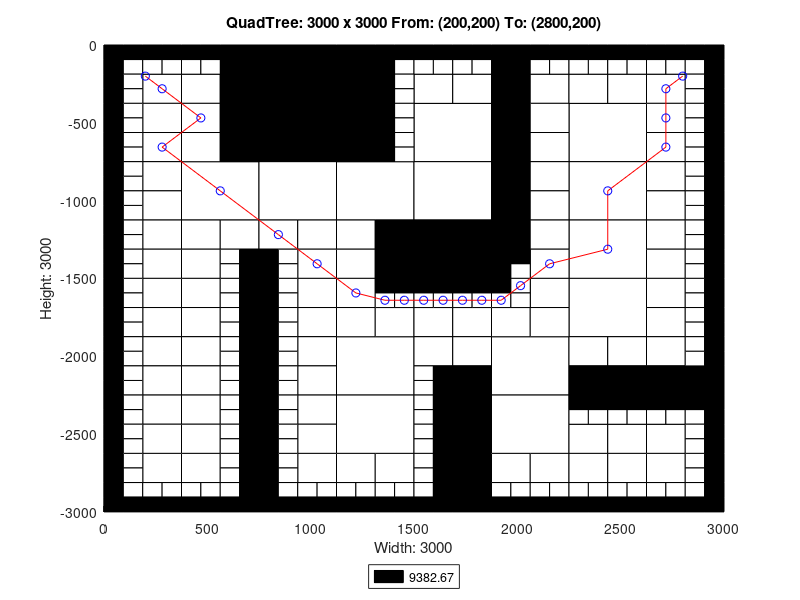

The MATLAB source for this figure:
axis([0 3000 -3000 0]);
title('QuadTree: 3000 x 3000 From: (200,200) To: (2800,200)');
xlabel('Width: 3000');
ylabel('Height: 3000');
rectangle('Position',[750 -375 375 375], 'FaceColor',[0 0 0]);
rectangle('Position',[750 -750 375 375], 'FaceColor',[0 0 0]);
rectangle('Position',[375 -1125 375 375], 'FaceColor',[1 1 1]);
rectangle('Position',[750 -1125 375 375], 'FaceColor',[1 1 1]);
rectangle('Position',[1125 -1125 375 375], 'FaceColor',[1 1 1]);
rectangle('Position',[1500 -750 375 375], 'FaceColor',[1 1 1]);
rectangle('Position',[2250 -750 375 375], 'FaceColor',[1 1 1]);
rectangle('Position',[1500 -1125 375 375], 'FaceColor',[1 1 1]);
rectangle('Position',[1500 -1500 375 375], 'FaceColor',[0 0 0]);
rectangle('Position',[2250 -1125 375 375], 'FaceColor',[1 1 1]);
rectangle('Position',[2250 -1500 375 375], 'FaceColor',[1 1 1]);
rectangle('Position',[1125 -2250 375 375], 'FaceColor',[1 1 1]);
rectangle('Position',[1125 -2625 375 375], 'FaceColor',[1 1 1]);
rectangle('Position',[1875 -2250 375 375], 'FaceColor',[1 1 1]);
rectangle('Position',[2250 -1875 375 375], 'FaceColor',[1 1 1]);
rectangle('Position',[1875 -2625 375 375], 'FaceColor',[1 1 1]);
rectangle('Position',[187.5 -375 187.5 187.5], 'FaceColor',[1 1 1]);
rectangle('Position',[562.5 -187.5 187.5 187.5], 'FaceColor',[0 0 0]);
rectangle('Position',[375 -375 187.5 187.5], 'FaceColor',[1 1 1]);
rectangle('Position',[562.5 -375 187.5 187.5], 'FaceColor',[0 0 0]);
rectangle('Position',[187.5 -562.5 187.5 187.5], 'FaceColor',[1 1 1]);
rectangle('Position',[187.5 -750 187.5 187.5], 'FaceColor',[1 1 1]);
rectangle('Position',[375 -562.5 187.5 187.5], 'FaceColor',[1 1 1]);
rectangle('Position',[562.5 -562.5 187.5 187.5], 'FaceColor',[0 0 0]);
rectangle('Position',[375 -750 187.5 187.5], 'FaceColor',[1 1 1]);
rectangle('Position',[562.5 -750 187.5 187.5], 'FaceColor',[0 0 0]);
rectangle('Position',[1125 -187.5 187.5 187.5], 'FaceColor',[0 0 0]);
rectangle('Position',[1125 -375 187.5 187.5], 'FaceColor',[0 0 0]);
rectangle('Position',[1125 -562.5 187.5 187.5], 'FaceColor',[0 0 0]);
rectangle('Position',[1125 -750 187.5 187.5], 'FaceColor',[0 0 0]);
rectangle('Position',[187.5 -937.5 187.5 187.5], 'FaceColor',[1 1 1]);
rectangle('Position',[187.5 -1125 187.5 187.5], 'FaceColor',[1 1 1]);
rectangle('Position',[187.5 -1312.5 187.5 187.5], 'FaceColor',[1 1 1]);
rectangle('Position',[187.5 -1500 187.5 187.5], 'FaceColor',[1 1 1]);
rectangle('Position',[375 -1312.5 187.5 187.5], 'FaceColor',[1 1 1]);
rectangle('Position',[562.5 -1312.5 187.5 187.5], 'FaceColor',[1 1 1]);
rectangle('Position',[375 -1500 187.5 187.5], 'FaceColor',[1 1 1]);
rectangle('Position',[750 -1312.5 187.5 187.5], 'FaceColor',[1 1 1]);
rectangle('Position',[937.5 -1312.5 187.5 187.5], 'FaceColor',[1 1 1]);
rectangle('Position',[937.5 -1500 187.5 187.5], 'FaceColor',[1 1 1]);
rectangle('Position',[1125 -1312.5 187.5 187.5], 'FaceColor',[1 1 1]);
rectangle('Position',[1312.5 -1312.5 187.5 187.5], 'FaceColor',[0 0 0]);
rectangle('Position',[1125 -1500 187.5 187.5], 'FaceColor',[1 1 1]);
rectangle('Position',[1312.5 -1500 187.5 187.5], 'FaceColor',[0 0 0]);
rectangle('Position',[1500 -375 187.5 187.5], 'FaceColor',[1 1 1]);
rectangle('Position',[1687.5 -375 187.5 187.5], 'FaceColor',[1 1 1]);
rectangle('Position',[1875 -187.5 187.5 187.5], 'FaceColor',[0 0 0]);
rectangle('Position',[1875 -375 187.5 187.5], 'FaceColor',[0 0 0]);
rectangle('Position',[2062.5 -375 187.5 187.5], 'FaceColor',[1 1 1]);
rectangle('Position',[1875 -562.5 187.5 187.5], 'FaceColor',[0 0 0]);
rectangle('Position',[2062.5 -562.5 187.5 187.5], 'FaceColor',[1 1 1]);
rectangle('Position',[1875 -750 187.5 187.5], 'FaceColor',[0 0 0]);
rectangle('Position',[2062.5 -750 187.5 187.5], 'FaceColor',[1 1 1]);
rectangle('Position',[2250 -375 187.5 187.5], 'FaceColor',[1 1 1]);
rectangle('Position',[2437.5 -375 187.5 187.5], 'FaceColor',[1 1 1]);
rectangle('Position',[2625 -375 187.5 187.5], 'FaceColor',[1 1 1]);
rectangle('Position',[2625 -562.5 187.5 187.5], 'FaceColor',[1 1 1]);
rectangle('Position',[2625 -750 187.5 187.5], 'FaceColor',[1 1 1]);
rectangle('Position',[1875 -937.5 187.5 187.5], 'FaceColor',[0 0 0]);
rectangle('Position',[2062.5 -937.5 187.5 187.5], 'FaceColor',[1 1 1]);
rectangle('Position',[1875 -1125 187.5 187.5], 'FaceColor',[0 0 0]);
rectangle('Position',[2062.5 -1125 187.5 187.5], 'FaceColor',[1 1 1]);
rectangle('Position',[1875 -1312.5 187.5 187.5], 'FaceColor',[0 0 0]);
rectangle('Position',[2062.5 -1312.5 187.5 187.5], 'FaceColor',[1 1 1]);
rectangle('Position',[2062.5 -1500 187.5 187.5], 'FaceColor',[1 1 1]);
rectangle('Position',[2625 -937.5 187.5 187.5], 'FaceColor',[1 1 1]);
rectangle('Position',[2625 -1125 187.5 187.5], 'FaceColor',[1 1 1]);
rectangle('Position',[2625 -1312.5 187.5 187.5], 'FaceColor',[1 1 1]);
rectangle('Position',[2625 -1500 187.5 187.5], 'FaceColor',[1 1 1]);
rectangle('Position',[187.5 -1687.5 187.5 187.5], 'FaceColor',[1 1 1]);
rectangle('Position',[187.5 -1875 187.5 187.5], 'FaceColor',[1 1 1]);
rectangle('Position',[375 -1687.5 187.5 187.5], 'FaceColor',[1 1 1]);
rectangle('Position',[375 -1875 187.5 187.5], 'FaceColor',[1 1 1]);
rectangle('Position',[187.5 -2062.5 187.5 187.5], 'FaceColor',[1 1 1]);
rectangle('Position',[187.5 -2250 187.5 187.5], 'FaceColor',[1 1 1]);
rectangle('Position',[375 -2062.5 187.5 187.5], 'FaceColor',[1 1 1]);
rectangle('Position',[375 -2250 187.5 187.5], 'FaceColor',[1 1 1]);
rectangle('Position',[937.5 -1687.5 187.5 187.5], 'FaceColor',[1 1 1]);
rectangle('Position',[937.5 -1875 187.5 187.5], 'FaceColor',[1 1 1]);
rectangle('Position',[1125 -1687.5 187.5 187.5], 'FaceColor',[1 1 1]);
rectangle('Position',[1125 -1875 187.5 187.5], 'FaceColor',[1 1 1]);
rectangle('Position',[1312.5 -1875 187.5 187.5], 'FaceColor',[1 1 1]);
rectangle('Position',[937.5 -2062.5 187.5 187.5], 'FaceColor',[1 1 1]);
rectangle('Position',[937.5 -2250 187.5 187.5], 'FaceColor',[1 1 1]);
rectangle('Position',[187.5 -2437.5 187.5 187.5], 'FaceColor',[1 1 1]);
rectangle('Position',[187.5 -2625 187.5 187.5], 'FaceColor',[1 1 1]);
rectangle('Position',[375 -2437.5 187.5 187.5], 'FaceColor',[1 1 1]);
rectangle('Position',[375 -2625 187.5 187.5], 'FaceColor',[1 1 1]);
rectangle('Position',[187.5 -2812.5 187.5 187.5], 'FaceColor',[1 1 1]);
rectangle('Position',[375 -2812.5 187.5 187.5], 'FaceColor',[1 1 1]);
rectangle('Position',[937.5 -2437.5 187.5 187.5], 'FaceColor',[1 1 1]);
rectangle('Position',[937.5 -2625 187.5 187.5], 'FaceColor',[1 1 1]);
rectangle('Position',[937.5 -2812.5 187.5 187.5], 'FaceColor',[1 1 1]);
rectangle('Position',[1125 -2812.5 187.5 187.5], 'FaceColor',[1 1 1]);
rectangle('Position',[1312.5 -2812.5 187.5 187.5], 'FaceColor',[1 1 1]);
rectangle('Position',[1500 -1875 187.5 187.5], 'FaceColor',[1 1 1]);
rectangle('Position',[1687.5 -1875 187.5 187.5], 'FaceColor',[1 1 1]);
rectangle('Position',[2062.5 -1687.5 187.5 187.5], 'FaceColor',[1 1 1]);
rectangle('Position',[1875 -1875 187.5 187.5], 'FaceColor',[1 1 1]);
rectangle('Position',[2062.5 -1875 187.5 187.5], 'FaceColor',[1 1 1]);
rectangle('Position',[1500 -2062.5 187.5 187.5], 'FaceColor',[1 1 1]);
rectangle('Position',[1687.5 -2062.5 187.5 187.5], 'FaceColor',[1 1 1]);
rectangle('Position',[1687.5 -2250 187.5 187.5], 'FaceColor',[0 0 0]);
rectangle('Position',[2625 -1687.5 187.5 187.5], 'FaceColor',[1 1 1]);
rectangle('Position',[2625 -1875 187.5 187.5], 'FaceColor',[1 1 1]);
rectangle('Position',[2250 -2062.5 187.5 187.5], 'FaceColor',[1 1 1]);
rectangle('Position',[2437.5 -2062.5 187.5 187.5], 'FaceColor',[1 1 1]);
rectangle('Position',[2250 -2250 187.5 187.5], 'FaceColor',[0 0 0]);
rectangle('Position',[2437.5 -2250 187.5 187.5], 'FaceColor',[0 0 0]);
rectangle('Position',[2625 -2062.5 187.5 187.5], 'FaceColor',[1 1 1]);
rectangle('Position',[2625 -2250 187.5 187.5], 'FaceColor',[0 0 0]);
rectangle('Position',[2812.5 -2250 187.5 187.5], 'FaceColor',[0 0 0]);
rectangle('Position',[1687.5 -2437.5 187.5 187.5], 'FaceColor',[0 0 0]);
rectangle('Position',[1687.5 -2625 187.5 187.5], 'FaceColor',[0 0 0]);
rectangle('Position',[1687.5 -2812.5 187.5 187.5], 'FaceColor',[0 0 0]);
rectangle('Position',[1687.5 -3000 187.5 187.5], 'FaceColor',[0 0 0]);
rectangle('Position',[1875 -2812.5 187.5 187.5], 'FaceColor',[1 1 1]);
rectangle('Position',[2062.5 -2812.5 187.5 187.5], 'FaceColor',[1 1 1]);
rectangle('Position',[2250 -2625 187.5 187.5], 'FaceColor',[1 1 1]);
rectangle('Position',[2437.5 -2625 187.5 187.5], 'FaceColor',[1 1 1]);
rectangle('Position',[2625 -2625 187.5 187.5], 'FaceColor',[1 1 1]);
rectangle('Position',[2250 -2812.5 187.5 187.5], 'FaceColor',[1 1 1]);
rectangle('Position',[2437.5 -2812.5 187.5 187.5], 'FaceColor',[1 1 1]);
rectangle('Position',[2625 -2812.5 187.5 187.5], 'FaceColor',[1 1 1]);
rectangle('Position',[0 -93.75 93.75 93.75], 'FaceColor',[0 0 0]);
rectangle('Position',[93.75 -93.75 93.75 93.75], 'FaceColor',[0 0 0]);
rectangle('Position',[0 -187.5 93.75 93.75], 'FaceColor',[0 0 0]);
rectangle('Position',[93.75 -187.5 93.75 93.75], 'FaceColor',[1 1 1]);
rectangle('Position',[187.5 -93.75 93.75 93.75], 'FaceColor',[0 0 0]);
rectangle('Position',[281.25 -93.75 93.75 93.75], 'FaceColor',[0 0 0]);
rectangle('Position',[187.5 -187.5 93.75 93.75], 'FaceColor',[1 1 1]);
rectangle('Position',[281.25 -187.5 93.75 93.75], 'FaceColor',[1 1 1]);
rectangle('Position',[0 -281.25 93.75 93.75], 'FaceColor',[0 0 0]);
rectangle('Position',[93.75 -281.25 93.75 93.75], 'FaceColor',[1 1 1]);
rectangle('Position',[0 -375 93.75 93.75], 'FaceColor',[0 0 0]);
rectangle('Position',[93.75 -375 93.75 93.75], 'FaceColor',[1 1 1]);
rectangle('Position',[375 -93.75 93.75 93.75], 'FaceColor',[0 0 0]);
rectangle('Position',[468.75 -93.75 93.75 93.75], 'FaceColor',[0 0 0]);
rectangle('Position',[375 -187.5 93.75 93.75], 'FaceColor',[1 1 1]);
rectangle('Position',[468.75 -187.5 93.75 93.75], 'FaceColor',[1 1 1]);
rectangle('Position',[0 -468.75 93.75 93.75], 'FaceColor',[0 0 0]);
rectangle('Position',[93.75 -468.75 93.75 93.75], 'FaceColor',[1 1 1]);
rectangle('Position',[0 -562.5 93.75 93.75], 'FaceColor',[0 0 0]);
rectangle('Position',[93.75 -562.5 93.75 93.75], 'FaceColor',[1 1 1]);
rectangle('Position',[0 -656.25 93.75 93.75], 'FaceColor',[0 0 0]);
rectangle('Position',[93.75 -656.25 93.75 93.75], 'FaceColor',[1 1 1]);
rectangle('Position',[0 -750 93.75 93.75], 'FaceColor',[0 0 0]);
rectangle('Position',[93.75 -750 93.75 93.75], 'FaceColor',[1 1 1]);
rectangle('Position',[1312.5 -93.75 93.75 93.75], 'FaceColor',[0 0 0]);
rectangle('Position',[1406.25 -93.75 93.75 93.75], 'FaceColor',[0 0 0]);
rectangle('Position',[1312.5 -187.5 93.75 93.75], 'FaceColor',[0 0 0]);
rectangle('Position',[1406.25 -187.5 93.75 93.75], 'FaceColor',[1 1 1]);
rectangle('Position',[1312.5 -281.25 93.75 93.75], 'FaceColor',[0 0 0]);
rectangle('Position',[1406.25 -281.25 93.75 93.75], 'FaceColor',[1 1 1]);
rectangle('Position',[1312.5 -375 93.75 93.75], 'FaceColor',[0 0 0]);
rectangle('Position',[1406.25 -375 93.75 93.75], 'FaceColor',[1 1 1]);
rectangle('Position',[1312.5 -468.75 93.75 93.75], 'FaceColor',[0 0 0]);
rectangle('Position',[1406.25 -468.75 93.75 93.75], 'FaceColor',[1 1 1]);
rectangle('Position',[1312.5 -562.5 93.75 93.75], 'FaceColor',[0 0 0]);
rectangle('Position',[1406.25 -562.5 93.75 93.75], 'FaceColor',[1 1 1]);
rectangle('Position',[1312.5 -656.25 93.75 93.75], 'FaceColor',[0 0 0]);
rectangle('Position',[1406.25 -656.25 93.75 93.75], 'FaceColor',[1 1 1]);
rectangle('Position',[1312.5 -750 93.75 93.75], 'FaceColor',[0 0 0]);
rectangle('Position',[1406.25 -750 93.75 93.75], 'FaceColor',[1 1 1]);
rectangle('Position',[0 -843.75 93.75 93.75], 'FaceColor',[0 0 0]);
rectangle('Position',[93.75 -843.75 93.75 93.75], 'FaceColor',[1 1 1]);
rectangle('Position',[0 -937.5 93.75 93.75], 'FaceColor',[0 0 0]);
rectangle('Position',[93.75 -937.5 93.75 93.75], 'FaceColor',[1 1 1]);
rectangle('Position',[0 -1031.25 93.75 93.75], 'FaceColor',[0 0 0]);
rectangle('Position',[93.75 -1031.25 93.75 93.75], 'FaceColor',[1 1 1]);
rectangle('Position',[0 -1125 93.75 93.75], 'FaceColor',[0 0 0]);
rectangle('Position',[93.75 -1125 93.75 93.75], 'FaceColor',[1 1 1]);
rectangle('Position',[0 -1218.75 93.75 93.75], 'FaceColor',[0 0 0]);
rectangle('Position',[93.75 -1218.75 93.75 93.75], 'FaceColor',[1 1 1]);
rectangle('Position',[0 -1312.5 93.75 93.75], 'FaceColor',[0 0 0]);
rectangle('Position',[93.75 -1312.5 93.75 93.75], 'FaceColor',[1 1 1]);
rectangle('Position',[0 -1406.25 93.75 93.75], 'FaceColor',[0 0 0]);
rectangle('Position',[93.75 -1406.25 93.75 93.75], 'FaceColor',[1 1 1]);
rectangle('Position',[0 -1500 93.75 93.75], 'FaceColor',[0 0 0]);
rectangle('Position',[93.75 -1500 93.75 93.75], 'FaceColor',[1 1 1]);
rectangle('Position',[562.5 -1406.25 93.75 93.75], 'FaceColor',[1 1 1]);
rectangle('Position',[656.25 -1406.25 93.75 93.75], 'FaceColor',[0 0 0]);
rectangle('Position',[562.5 -1500 93.75 93.75], 'FaceColor',[1 1 1]);
rectangle('Position',[656.25 -1500 93.75 93.75], 'FaceColor',[0 0 0]);
rectangle('Position',[750 -1406.25 93.75 93.75], 'FaceColor',[0 0 0]);
rectangle('Position',[843.75 -1406.25 93.75 93.75], 'FaceColor',[1 1 1]);
rectangle('Position',[750 -1500 93.75 93.75], 'FaceColor',[0 0 0]);
rectangle('Position',[843.75 -1500 93.75 93.75], 'FaceColor',[1 1 1]);
rectangle('Position',[1500 -93.75 93.75 93.75], 'FaceColor',[0 0 0]);
rectangle('Position',[1593.75 -93.75 93.75 93.75], 'FaceColor',[0 0 0]);
rectangle('Position',[1500 -187.5 93.75 93.75], 'FaceColor',[1 1 1]);
rectangle('Position',[1593.75 -187.5 93.75 93.75], 'FaceColor',[1 1 1]);
rectangle('Position',[1687.5 -93.75 93.75 93.75], 'FaceColor',[0 0 0]);
rectangle('Position',[1781.25 -93.75 93.75 93.75], 'FaceColor',[0 0 0]);
rectangle('Position',[1687.5 -187.5 93.75 93.75], 'FaceColor',[1 1 1]);
rectangle('Position',[1781.25 -187.5 93.75 93.75], 'FaceColor',[1 1 1]);
rectangle('Position',[2062.5 -93.75 93.75 93.75], 'FaceColor',[0 0 0]);
rectangle('Position',[2156.25 -93.75 93.75 93.75], 'FaceColor',[0 0 0]);
rectangle('Position',[2062.5 -187.5 93.75 93.75], 'FaceColor',[1 1 1]);
rectangle('Position',[2156.25 -187.5 93.75 93.75], 'FaceColor',[1 1 1]);
rectangle('Position',[2250 -93.75 93.75 93.75], 'FaceColor',[0 0 0]);
rectangle('Position',[2343.75 -93.75 93.75 93.75], 'FaceColor',[0 0 0]);
rectangle('Position',[2250 -187.5 93.75 93.75], 'FaceColor',[1 1 1]);
rectangle('Position',[2343.75 -187.5 93.75 93.75], 'FaceColor',[1 1 1]);
rectangle('Position',[2437.5 -93.75 93.75 93.75], 'FaceColor',[0 0 0]);
rectangle('Position',[2531.25 -93.75 93.75 93.75], 'FaceColor',[0 0 0]);
rectangle('Position',[2437.5 -187.5 93.75 93.75], 'FaceColor',[1 1 1]);
rectangle('Position',[2531.25 -187.5 93.75 93.75], 'FaceColor',[1 1 1]);
rectangle('Position',[2625 -93.75 93.75 93.75], 'FaceColor',[0 0 0]);
rectangle('Position',[2718.75 -93.75 93.75 93.75], 'FaceColor',[0 0 0]);
rectangle('Position',[2625 -187.5 93.75 93.75], 'FaceColor',[1 1 1]);
rectangle('Position',[2718.75 -187.5 93.75 93.75], 'FaceColor',[1 1 1]);
rectangle('Position',[2812.5 -93.75 93.75 93.75], 'FaceColor',[0 0 0]);
rectangle('Position',[2906.25 -93.75 93.75 93.75], 'FaceColor',[0 0 0]);
rectangle('Position',[2812.5 -187.5 93.75 93.75], 'FaceColor',[1 1 1]);
rectangle('Position',[2906.25 -187.5 93.75 93.75], 'FaceColor',[0 0 0]);
rectangle('Position',[2812.5 -281.25 93.75 93.75], 'FaceColor',[1 1 1]);
rectangle('Position',[2906.25 -281.25 93.75 93.75], 'FaceColor',[0 0 0]);
rectangle('Position',[2812.5 -375 93.75 93.75], 'FaceColor',[1 1 1]);
rectangle('Position',[2906.25 -375 93.75 93.75], 'FaceColor',[0 0 0]);
rectangle('Position',[2812.5 -468.75 93.75 93.75], 'FaceColor',[1 1 1]);
rectangle('Position',[2906.25 -468.75 93.75 93.75], 'FaceColor',[0 0 0]);
rectangle('Position',[2812.5 -562.5 93.75 93.75], 'FaceColor',[1 1 1]);
rectangle('Position',[2906.25 -562.5 93.75 93.75], 'FaceColor',[0 0 0]);
rectangle('Position',[2812.5 -656.25 93.75 93.75], 'FaceColor',[1 1 1]);
rectangle('Position',[2906.25 -656.25 93.75 93.75], 'FaceColor',[0 0 0]);
rectangle('Position',[2812.5 -750 93.75 93.75], 'FaceColor',[1 1 1]);
rectangle('Position',[2906.25 -750 93.75 93.75], 'FaceColor',[0 0 0]);
rectangle('Position',[1875 -1406.25 93.75 93.75], 'FaceColor',[0 0 0]);
rectangle('Position',[1968.75 -1406.25 93.75 93.75], 'FaceColor',[0 0 0]);
rectangle('Position',[1875 -1500 93.75 93.75], 'FaceColor',[0 0 0]);
rectangle('Position',[1968.75 -1500 93.75 93.75], 'FaceColor',[1 1 1]);
rectangle('Position',[2812.5 -843.75 93.75 93.75], 'FaceColor',[1 1 1]);
rectangle('Position',[2906.25 -843.75 93.75 93.75], 'FaceColor',[0 0 0]);
rectangle('Position',[2812.5 -937.5 93.75 93.75], 'FaceColor',[1 1 1]);
rectangle('Position',[2906.25 -937.5 93.75 93.75], 'FaceColor',[0 0 0]);
rectangle('Position',[2812.5 -1031.25 93.75 93.75], 'FaceColor',[1 1 1]);
rectangle('Position',[2906.25 -1031.25 93.75 93.75], 'FaceColor',[0 0 0]);
rectangle('Position',[2812.5 -1125 93.75 93.75], 'FaceColor',[1 1 1]);
rectangle('Position',[2906.25 -1125 93.75 93.75], 'FaceColor',[0 0 0]);
rectangle('Position',[2812.5 -1218.75 93.75 93.75], 'FaceColor',[1 1 1]);
rectangle('Position',[2906.25 -1218.75 93.75 93.75], 'FaceColor',[0 0 0]);
rectangle('Position',[2812.5 -1312.5 93.75 93.75], 'FaceColor',[1 1 1]);
rectangle('Position',[2906.25 -1312.5 93.75 93.75], 'FaceColor',[0 0 0]);
rectangle('Position',[2812.5 -1406.25 93.75 93.75], 'FaceColor',[1 1 1]);
rectangle('Position',[2906.25 -1406.25 93.75 93.75], 'FaceColor',[0 0 0]);
rectangle('Position',[2812.5 -1500 93.75 93.75], 'FaceColor',[1 1 1]);
rectangle('Position',[2906.25 -1500 93.75 93.75], 'FaceColor',[0 0 0]);
rectangle('Position',[0 -1593.75 93.75 93.75], 'FaceColor',[0 0 0]);
rectangle('Position',[93.75 -1593.75 93.75 93.75], 'FaceColor',[1 1 1]);
rectangle('Position',[0 -1687.5 93.75 93.75], 'FaceColor',[0 0 0]);
rectangle('Position',[93.75 -1687.5 93.75 93.75], 'FaceColor',[1 1 1]);
rectangle('Position',[0 -1781.25 93.75 93.75], 'FaceColor',[0 0 0]);
rectangle('Position',[93.75 -1781.25 93.75 93.75], 'FaceColor',[1 1 1]);
rectangle('Position',[0 -1875 93.75 93.75], 'FaceColor',[0 0 0]);
rectangle('Position',[93.75 -1875 93.75 93.75], 'FaceColor',[1 1 1]);
rectangle('Position',[562.5 -1593.75 93.75 93.75], 'FaceColor',[1 1 1]);
rectangle('Position',[656.25 -1593.75 93.75 93.75], 'FaceColor',[0 0 0]);
rectangle('Position',[562.5 -1687.5 93.75 93.75], 'FaceColor',[1 1 1]);
rectangle('Position',[656.25 -1687.5 93.75 93.75], 'FaceColor',[0 0 0]);
rectangle('Position',[562.5 -1781.25 93.75 93.75], 'FaceColor',[1 1 1]);
rectangle('Position',[656.25 -1781.25 93.75 93.75], 'FaceColor',[0 0 0]);
rectangle('Position',[562.5 -1875 93.75 93.75], 'FaceColor',[1 1 1]);
rectangle('Position',[656.25 -1875 93.75 93.75], 'FaceColor',[0 0 0]);
rectangle('Position',[0 -1968.75 93.75 93.75], 'FaceColor',[0 0 0]);
rectangle('Position',[93.75 -1968.75 93.75 93.75], 'FaceColor',[1 1 1]);
rectangle('Position',[0 -2062.5 93.75 93.75], 'FaceColor',[0 0 0]);
rectangle('Position',[93.75 -2062.5 93.75 93.75], 'FaceColor',[1 1 1]);
rectangle('Position',[0 -2156.25 93.75 93.75], 'FaceColor',[0 0 0]);
rectangle('Position',[93.75 -2156.25 93.75 93.75], 'FaceColor',[1 1 1]);
rectangle('Position',[0 -2250 93.75 93.75], 'FaceColor',[0 0 0]);
rectangle('Position',[93.75 -2250 93.75 93.75], 'FaceColor',[1 1 1]);
rectangle('Position',[562.5 -1968.75 93.75 93.75], 'FaceColor',[1 1 1]);
rectangle('Position',[656.25 -1968.75 93.75 93.75], 'FaceColor',[0 0 0]);
rectangle('Position',[562.5 -2062.5 93.75 93.75], 'FaceColor',[1 1 1]);
rectangle('Position',[656.25 -2062.5 93.75 93.75], 'FaceColor',[0 0 0]);
rectangle('Position',[562.5 -2156.25 93.75 93.75], 'FaceColor',[1 1 1]);
rectangle('Position',[656.25 -2156.25 93.75 93.75], 'FaceColor',[0 0 0]);
rectangle('Position',[562.5 -2250 93.75 93.75], 'FaceColor',[1 1 1]);
rectangle('Position',[656.25 -2250 93.75 93.75], 'FaceColor',[0 0 0]);
rectangle('Position',[750 -1593.75 93.75 93.75], 'FaceColor',[0 0 0]);
rectangle('Position',[843.75 -1593.75 93.75 93.75], 'FaceColor',[1 1 1]);
rectangle('Position',[750 -1687.5 93.75 93.75], 'FaceColor',[0 0 0]);
rectangle('Position',[843.75 -1687.5 93.75 93.75], 'FaceColor',[1 1 1]);
rectangle('Position',[750 -1781.25 93.75 93.75], 'FaceColor',[0 0 0]);
rectangle('Position',[843.75 -1781.25 93.75 93.75], 'FaceColor',[1 1 1]);
rectangle('Position',[750 -1875 93.75 93.75], 'FaceColor',[0 0 0]);
rectangle('Position',[843.75 -1875 93.75 93.75], 'FaceColor',[1 1 1]);
rectangle('Position',[1312.5 -1593.75 93.75 93.75], 'FaceColor',[0 0 0]);
rectangle('Position',[1406.25 -1593.75 93.75 93.75], 'FaceColor',[0 0 0]);
rectangle('Position',[1312.5 -1687.5 93.75 93.75], 'FaceColor',[1 1 1]);
rectangle('Position',[1406.25 -1687.5 93.75 93.75], 'FaceColor',[1 1 1]);
rectangle('Position',[750 -1968.75 93.75 93.75], 'FaceColor',[0 0 0]);
rectangle('Position',[843.75 -1968.75 93.75 93.75], 'FaceColor',[1 1 1]);
rectangle('Position',[750 -2062.5 93.75 93.75], 'FaceColor',[0 0 0]);
rectangle('Position',[843.75 -2062.5 93.75 93.75], 'FaceColor',[1 1 1]);
rectangle('Position',[750 -2156.25 93.75 93.75], 'FaceColor',[0 0 0]);
rectangle('Position',[843.75 -2156.25 93.75 93.75], 'FaceColor',[1 1 1]);
rectangle('Position',[750 -2250 93.75 93.75], 'FaceColor',[0 0 0]);
rectangle('Position',[843.75 -2250 93.75 93.75], 'FaceColor',[1 1 1]);
rectangle('Position',[0 -2343.75 93.75 93.75], 'FaceColor',[0 0 0]);
rectangle('Position',[93.75 -2343.75 93.75 93.75], 'FaceColor',[1 1 1]);
rectangle('Position',[0 -2437.5 93.75 93.75], 'FaceColor',[0 0 0]);
rectangle('Position',[93.75 -2437.5 93.75 93.75], 'FaceColor',[1 1 1]);
rectangle('Position',[0 -2531.25 93.75 93.75], 'FaceColor',[0 0 0]);
rectangle('Position',[93.75 -2531.25 93.75 93.75], 'FaceColor',[1 1 1]);
rectangle('Position',[0 -2625 93.75 93.75], 'FaceColor',[0 0 0]);
rectangle('Position',[93.75 -2625 93.75 93.75], 'FaceColor',[1 1 1]);
rectangle('Position',[562.5 -2343.75 93.75 93.75], 'FaceColor',[1 1 1]);
rectangle('Position',[656.25 -2343.75 93.75 93.75], 'FaceColor',[0 0 0]);
rectangle('Position',[562.5 -2437.5 93.75 93.75], 'FaceColor',[1 1 1]);
rectangle('Position',[656.25 -2437.5 93.75 93.75], 'FaceColor',[0 0 0]);
rectangle('Position',[562.5 -2531.25 93.75 93.75], 'FaceColor',[1 1 1]);
rectangle('Position',[656.25 -2531.25 93.75 93.75], 'FaceColor',[0 0 0]);
rectangle('Position',[562.5 -2625 93.75 93.75], 'FaceColor',[1 1 1]);
rectangle('Position',[656.25 -2625 93.75 93.75], 'FaceColor',[0 0 0]);
rectangle('Position',[0 -2718.75 93.75 93.75], 'FaceColor',[0 0 0]);
rectangle('Position',[93.75 -2718.75 93.75 93.75], 'FaceColor',[1 1 1]);
rectangle('Position',[0 -2812.5 93.75 93.75], 'FaceColor',[0 0 0]);
rectangle('Position',[93.75 -2812.5 93.75 93.75], 'FaceColor',[1 1 1]);
rectangle('Position',[0 -2906.25 93.75 93.75], 'FaceColor',[0 0 0]);
rectangle('Position',[93.75 -2906.25 93.75 93.75], 'FaceColor',[1 1 1]);
rectangle('Position',[0 -3000 93.75 93.75], 'FaceColor',[0 0 0]);
rectangle('Position',[93.75 -3000 93.75 93.75], 'FaceColor',[0 0 0]);
rectangle('Position',[187.5 -2906.25 93.75 93.75], 'FaceColor',[1 1 1]);
rectangle('Position',[281.25 -2906.25 93.75 93.75], 'FaceColor',[1 1 1]);
rectangle('Position',[187.5 -3000 93.75 93.75], 'FaceColor',[0 0 0]);
rectangle('Position',[281.25 -3000 93.75 93.75], 'FaceColor',[0 0 0]);
rectangle('Position',[562.5 -2718.75 93.75 93.75], 'FaceColor',[1 1 1]);
rectangle('Position',[656.25 -2718.75 93.75 93.75], 'FaceColor',[0 0 0]);
rectangle('Position',[562.5 -2812.5 93.75 93.75], 'FaceColor',[1 1 1]);
rectangle('Position',[656.25 -2812.5 93.75 93.75], 'FaceColor',[0 0 0]);
rectangle('Position',[375 -2906.25 93.75 93.75], 'FaceColor',[1 1 1]);
rectangle('Position',[468.75 -2906.25 93.75 93.75], 'FaceColor',[1 1 1]);
rectangle('Position',[375 -3000 93.75 93.75], 'FaceColor',[0 0 0]);
rectangle('Position',[468.75 -3000 93.75 93.75], 'FaceColor',[0 0 0]);
rectangle('Position',[562.5 -2906.25 93.75 93.75], 'FaceColor',[1 1 1]);
rectangle('Position',[656.25 -2906.25 93.75 93.75], 'FaceColor',[0 0 0]);
rectangle('Position',[562.5 -3000 93.75 93.75], 'FaceColor',[0 0 0]);
rectangle('Position',[656.25 -3000 93.75 93.75], 'FaceColor',[0 0 0]);
rectangle('Position',[750 -2343.75 93.75 93.75], 'FaceColor',[0 0 0]);
rectangle('Position',[843.75 -2343.75 93.75 93.75], 'FaceColor',[1 1 1]);
rectangle('Position',[750 -2437.5 93.75 93.75], 'FaceColor',[0 0 0]);
rectangle('Position',[843.75 -2437.5 93.75 93.75], 'FaceColor',[1 1 1]);
rectangle('Position',[750 -2531.25 93.75 93.75], 'FaceColor',[0 0 0]);
rectangle('Position',[843.75 -2531.25 93.75 93.75], 'FaceColor',[1 1 1]);
rectangle('Position',[750 -2625 93.75 93.75], 'FaceColor',[0 0 0]);
rectangle('Position',[843.75 -2625 93.75 93.75], 'FaceColor',[1 1 1]);
rectangle('Position',[750 -2718.75 93.75 93.75], 'FaceColor',[0 0 0]);
rectangle('Position',[843.75 -2718.75 93.75 93.75], 'FaceColor',[1 1 1]);
rectangle('Position',[750 -2812.5 93.75 93.75], 'FaceColor',[0 0 0]);
rectangle('Position',[843.75 -2812.5 93.75 93.75], 'FaceColor',[1 1 1]);
rectangle('Position',[750 -2906.25 93.75 93.75], 'FaceColor',[0 0 0]);
rectangle('Position',[843.75 -2906.25 93.75 93.75], 'FaceColor',[1 1 1]);
rectangle('Position',[750 -3000 93.75 93.75], 'FaceColor',[0 0 0]);
rectangle('Position',[843.75 -3000 93.75 93.75], 'FaceColor',[0 0 0]);
rectangle('Position',[937.5 -2906.25 93.75 93.75], 'FaceColor',[1 1 1]);
rectangle('Position',[1031.25 -2906.25 93.75 93.75], 'FaceColor',[1 1 1]);
rectangle('Position',[937.5 -3000 93.75 93.75], 'FaceColor',[0 0 0]);
rectangle('Position',[1031.25 -3000 93.75 93.75], 'FaceColor',[0 0 0]);
rectangle('Position',[1125 -2906.25 93.75 93.75], 'FaceColor',[1 1 1]);
rectangle('Position',[1218.75 -2906.25 93.75 93.75], 'FaceColor',[1 1 1]);
rectangle('Position',[1125 -3000 93.75 93.75], 'FaceColor',[0 0 0]);
rectangle('Position',[1218.75 -3000 93.75 93.75], 'FaceColor',[0 0 0]);
rectangle('Position',[1312.5 -2906.25 93.75 93.75], 'FaceColor',[1 1 1]);
rectangle('Position',[1406.25 -2906.25 93.75 93.75], 'FaceColor',[1 1 1]);
rectangle('Position',[1312.5 -3000 93.75 93.75], 'FaceColor',[0 0 0]);
rectangle('Position',[1406.25 -3000 93.75 93.75], 'FaceColor',[0 0 0]);
rectangle('Position',[1500 -1593.75 93.75 93.75], 'FaceColor',[0 0 0]);
rectangle('Position',[1593.75 -1593.75 93.75 93.75], 'FaceColor',[0 0 0]);
rectangle('Position',[1500 -1687.5 93.75 93.75], 'FaceColor',[1 1 1]);
rectangle('Position',[1593.75 -1687.5 93.75 93.75], 'FaceColor',[1 1 1]);
rectangle('Position',[1687.5 -1593.75 93.75 93.75], 'FaceColor',[0 0 0]);
rectangle('Position',[1781.25 -1593.75 93.75 93.75], 'FaceColor',[0 0 0]);
rectangle('Position',[1687.5 -1687.5 93.75 93.75], 'FaceColor',[1 1 1]);
rectangle('Position',[1781.25 -1687.5 93.75 93.75], 'FaceColor',[1 1 1]);
rectangle('Position',[1875 -1593.75 93.75 93.75], 'FaceColor',[0 0 0]);
rectangle('Position',[1968.75 -1593.75 93.75 93.75], 'FaceColor',[1 1 1]);
rectangle('Position',[1875 -1687.5 93.75 93.75], 'FaceColor',[1 1 1]);
rectangle('Position',[1968.75 -1687.5 93.75 93.75], 'FaceColor',[1 1 1]);
rectangle('Position',[1500 -2156.25 93.75 93.75], 'FaceColor',[1 1 1]);
rectangle('Position',[1593.75 -2156.25 93.75 93.75], 'FaceColor',[0 0 0]);
rectangle('Position',[1500 -2250 93.75 93.75], 'FaceColor',[1 1 1]);
rectangle('Position',[1593.75 -2250 93.75 93.75], 'FaceColor',[0 0 0]);
rectangle('Position',[2812.5 -1593.75 93.75 93.75], 'FaceColor',[1 1 1]);
rectangle('Position',[2906.25 -1593.75 93.75 93.75], 'FaceColor',[0 0 0]);
rectangle('Position',[2812.5 -1687.5 93.75 93.75], 'FaceColor',[1 1 1]);
rectangle('Position',[2906.25 -1687.5 93.75 93.75], 'FaceColor',[0 0 0]);
rectangle('Position',[2812.5 -1781.25 93.75 93.75], 'FaceColor',[1 1 1]);
rectangle('Position',[2906.25 -1781.25 93.75 93.75], 'FaceColor',[0 0 0]);
rectangle('Position',[2812.5 -1875 93.75 93.75], 'FaceColor',[1 1 1]);
rectangle('Position',[2906.25 -1875 93.75 93.75], 'FaceColor',[0 0 0]);
rectangle('Position',[2812.5 -1968.75 93.75 93.75], 'FaceColor',[1 1 1]);
rectangle('Position',[2906.25 -1968.75 93.75 93.75], 'FaceColor',[0 0 0]);
rectangle('Position',[2812.5 -2062.5 93.75 93.75], 'FaceColor',[1 1 1]);
rectangle('Position',[2906.25 -2062.5 93.75 93.75], 'FaceColor',[0 0 0]);
rectangle('Position',[1500 -2343.75 93.75 93.75], 'FaceColor',[1 1 1]);
rectangle('Position',[1593.75 -2343.75 93.75 93.75], 'FaceColor',[0 0 0]);
rectangle('Position',[1500 -2437.5 93.75 93.75], 'FaceColor',[1 1 1]);
rectangle('Position',[1593.75 -2437.5 93.75 93.75], 'FaceColor',[0 0 0]);
rectangle('Position',[1500 -2531.25 93.75 93.75], 'FaceColor',[1 1 1]);
rectangle('Position',[1593.75 -2531.25 93.75 93.75], 'FaceColor',[0 0 0]);
rectangle('Position',[1500 -2625 93.75 93.75], 'FaceColor',[1 1 1]);
rectangle('Position',[1593.75 -2625 93.75 93.75], 'FaceColor',[0 0 0]);
rectangle('Position',[1500 -2718.75 93.75 93.75], 'FaceColor',[1 1 1]);
rectangle('Position',[1593.75 -2718.75 93.75 93.75], 'FaceColor',[0 0 0]);
rectangle('Position',[1500 -2812.5 93.75 93.75], 'FaceColor',[1 1 1]);
rectangle('Position',[1593.75 -2812.5 93.75 93.75], 'FaceColor',[0 0 0]);
rectangle('Position',[1500 -2906.25 93.75 93.75], 'FaceColor',[1 1 1]);
rectangle('Position',[1593.75 -2906.25 93.75 93.75], 'FaceColor',[0 0 0]);
rectangle('Position',[1500 -3000 93.75 93.75], 'FaceColor',[0 0 0]);
rectangle('Position',[1593.75 -3000 93.75 93.75], 'FaceColor',[0 0 0]);
rectangle('Position',[1875 -2906.25 93.75 93.75], 'FaceColor',[1 1 1]);
rectangle('Position',[1968.75 -2906.25 93.75 93.75], 'FaceColor',[1 1 1]);
rectangle('Position',[1875 -3000 93.75 93.75], 'FaceColor',[0 0 0]);
rectangle('Position',[1968.75 -3000 93.75 93.75], 'FaceColor',[0 0 0]);
rectangle('Position',[2062.5 -2906.25 93.75 93.75], 'FaceColor',[1 1 1]);
rectangle('Position',[2156.25 -2906.25 93.75 93.75], 'FaceColor',[1 1 1]);
rectangle('Position',[2062.5 -3000 93.75 93.75], 'FaceColor',[0 0 0]);
rectangle('Position',[2156.25 -3000 93.75 93.75], 'FaceColor',[0 0 0]);
rectangle('Position',[2250 -2343.75 93.75 93.75], 'FaceColor',[0 0 0]);
rectangle('Position',[2343.75 -2343.75 93.75 93.75], 'FaceColor',[0 0 0]);
rectangle('Position',[2250 -2437.5 93.75 93.75], 'FaceColor',[1 1 1]);
rectangle('Position',[2343.75 -2437.5 93.75 93.75], 'FaceColor',[1 1 1]);
rectangle('Position',[2437.5 -2343.75 93.75 93.75], 'FaceColor',[0 0 0]);
rectangle('Position',[2531.25 -2343.75 93.75 93.75], 'FaceColor',[0 0 0]);
rectangle('Position',[2437.5 -2437.5 93.75 93.75], 'FaceColor',[1 1 1]);
rectangle('Position',[2531.25 -2437.5 93.75 93.75], 'FaceColor',[1 1 1]);
rectangle('Position',[2625 -2343.75 93.75 93.75], 'FaceColor',[0 0 0]);
rectangle('Position',[2718.75 -2343.75 93.75 93.75], 'FaceColor',[0 0 0]);
rectangle('Position',[2625 -2437.5 93.75 93.75], 'FaceColor',[1 1 1]);
rectangle('Position',[2718.75 -2437.5 93.75 93.75], 'FaceColor',[1 1 1]);
rectangle('Position',[2812.5 -2343.75 93.75 93.75], 'FaceColor',[0 0 0]);
rectangle('Position',[2906.25 -2343.75 93.75 93.75], 'FaceColor',[0 0 0]);
rectangle('Position',[2812.5 -2437.5 93.75 93.75], 'FaceColor',[1 1 1]);
rectangle('Position',[2906.25 -2437.5 93.75 93.75], 'FaceColor',[0 0 0]);
rectangle('Position',[2812.5 -2531.25 93.75 93.75], 'FaceColor',[1 1 1]);
rectangle('Position',[2906.25 -2531.25 93.75 93.75], 'FaceColor',[0 0 0]);
rectangle('Position',[2812.5 -2625 93.75 93.75], 'FaceColor',[1 1 1]);
rectangle('Position',[2906.25 -2625 93.75 93.75], 'FaceColor',[0 0 0]);
rectangle('Position',[2250 -2906.25 93.75 93.75], 'FaceColor',[1 1 1]);
rectangle('Position',[2343.75 -2906.25 93.75 93.75], 'FaceColor',[1 1 1]);
rectangle('Position',[2250 -3000 93.75 93.75], 'FaceColor',[0 0 0]);
rectangle('Position',[2343.75 -3000 93.75 93.75], 'FaceColor',[0 0 0]);
rectangle('Position',[2437.5 -2906.25 93.75 93.75], 'FaceColor',[1 1 1]);
rectangle('Position',[2531.25 -2906.25 93.75 93.75], 'FaceColor',[1 1 1]);
rectangle('Position',[2437.5 -3000 93.75 93.75], 'FaceColor',[0 0 0]);
rectangle('Position',[2531.25 -3000 93.75 93.75], 'FaceColor',[0 0 0]);
rectangle('Position',[2812.5 -2718.75 93.75 93.75], 'FaceColor',[1 1 1]);
rectangle('Position',[2906.25 -2718.75 93.75 93.75], 'FaceColor',[0 0 0]);
rectangle('Position',[2812.5 -2812.5 93.75 93.75], 'FaceColor',[1 1 1]);
rectangle('Position',[2906.25 -2812.5 93.75 93.75], 'FaceColor',[0 0 0]);
rectangle('Position',[2625 -2906.25 93.75 93.75], 'FaceColor',[1 1 1]);
rectangle('Position',[2718.75 -2906.25 93.75 93.75], 'FaceColor',[1 1 1]);
rectangle('Position',[2625 -3000 93.75 93.75], 'FaceColor',[0 0 0]);
rectangle('Position',[2718.75 -3000 93.75 93.75], 'FaceColor',[0 0 0]);
rectangle('Position',[2812.5 -2906.25 93.75 93.75], 'FaceColor',[1 1 1]);
rectangle('Position',[2906.25 -2906.25 93.75 93.75], 'FaceColor',[0 0 0]);
rectangle('Position',[2812.5 -3000 93.75 93.75], 'FaceColor',[0 0 0]);
rectangle('Position',[2906.25 -3000 93.75 93.75], 'FaceColor',[0 0 0]);
X=[2800,2718.75,2718.75,2718.75,2437.5,2437.5,2156.25,2015.62,1921.88,1828.12,1734.38,1640.62,1546.88,1453.12,1359.38,1218.75,1031.25,843.75,562.5,281.25,468.75,281.25,200];
Y=[-200,-281.25,-468.75,-656.25,-937.5,-1312.5,-1406.25,-1546.88,-1640.62,-1640.62,-1640.62,-1640.62,-1640.62,-1640.62,-1640.62,-1593.75,-1406.25,-1218.75,-937.5,-656.25,-468.75,-281.25,-200];
hold on;
plot(X,Y,'r');
plot(X,Y,'bo');
legend('9382.67','Location','southoutside');
